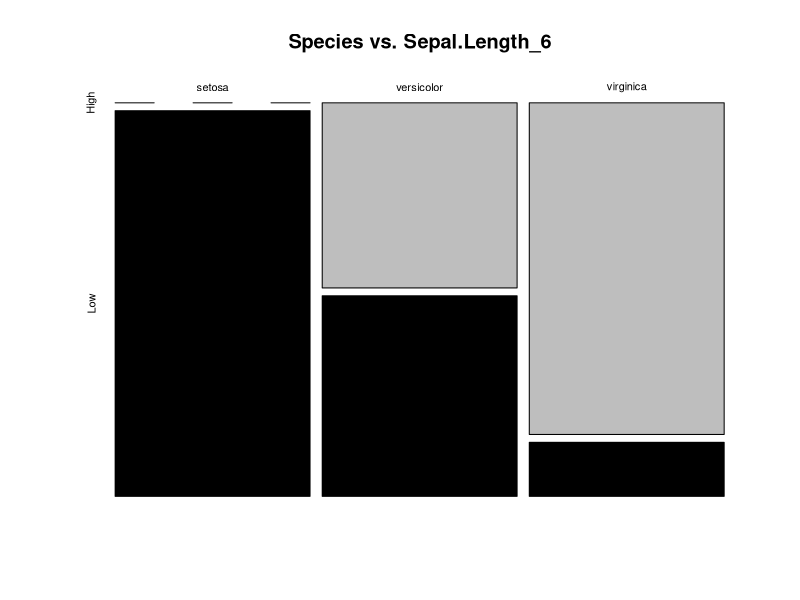
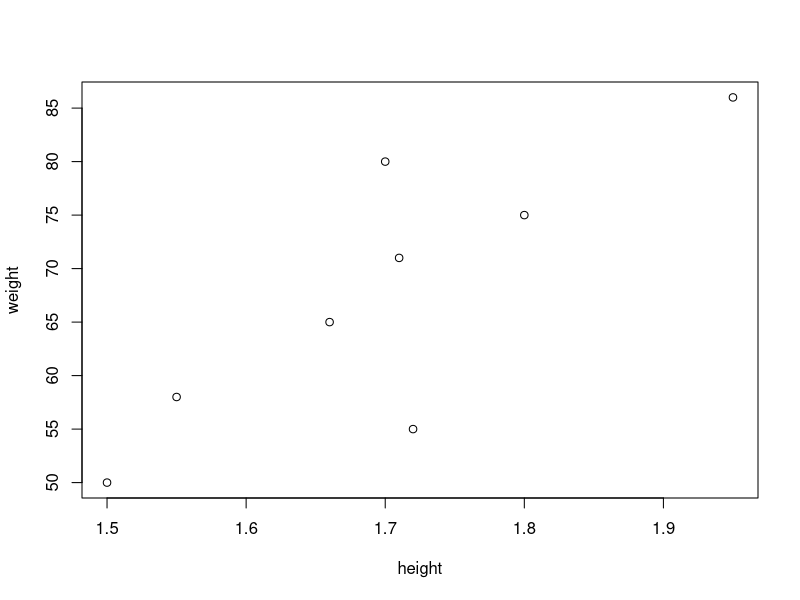

Here is the R script that generated these plots, in order: (Note: this script raises an error after producing the figures.)
rm(list=ls())
# 두 변수 자료의 요약
## 두 범주형 자료의 요약: 분할표

mtcars
iris

data <- iris
head(data)

data$Sepal.Length < 6

#Sepal.Length_6이라는 이름의 범주형 변수
#Sepal.Length가 6이상이면 High, 6미만이면 Low를 가지는 범주형 변수 추가
data$Sepal.Length_6 <- 'High'
head(data)

data$Sepal.Length_6[data$Sepal.Length<6] <- 'Low'  
data$Sepal.Length_6

#iris 데이터의 각 변수에 어떤 값들이 있는지 확인
unique(data$Species)
unique(data$Sepal.Length_6)

table(data$Species) # 이전까지 배웠던 도수분포표 형태
tab <- table(data$Species, data$Sepal.Length_6)
tab
prop.table(tab)

# 모자이크 플롯
mosaicplot(tab, main='Species vs. Sepal.Length_6', color=c('grey','black'))


## 두 연속형 자료의 요약: 산점도
rm(list=ls())

height <- c(1.72, 1.80, 1.66, 1.95, 1.70, 1.50, 1.55, 1.71)
weight <- c(55, 75 ,65, 86, 80, 50, 58, 71)
plot(height, weight)

install.packages('mlbench')
library(mlbench)

head(Ozone)
cars
plot(cars$speed, cars$dist)

plot(Ozone$V8, Ozone$V9)

# x,y축의 레이블 추가
plot(Ozone$V8, Ozone$V9,
     xlab = 'temp at Sandburg', ylab = 'temp at El Monte')

# 타이틀 추가
plot(Ozone$V8, Ozone$V9,
     xlab = 'temp at Sandburg', ylab = 'temp at El Monte',
     main = 'Ozone')

# 점의 종류 변경
plot(Ozone$V8, Ozone$V9,
     xlab = 'temp at Sandburg', ylab = 'temp at El Monte',
     main = 'Ozone',
     pch = 25)

# 점의 크기 변경
plot(Ozone$V8, Ozone$V9,
     xlab = 'temp at Sandburg', ylab = 'temp at El Monte',
     main = 'Ozone',
     pch = 25, cex = 0.5)

# 점의 색상 변경
colors()
plot(Ozone$V8, Ozone$V9,
     xlab = 'temp at Sandburg', ylab = 'temp at El Monte',
     main = 'Ozone',
     pch = 25, col = 'violet')

# 좌표축의 범위
colors()
plot(Ozone$V8, Ozone$V9,
     xlab = 'temp at Sandburg', ylab = 'temp at El Monte',
     main = 'Ozone',
     pch = 25, col = 'violet',
     xlim = c(0, 100), ylim = c(0, 100))




plot(iris$Sepal.Length, iris$Sepal.Width)
plot(iris$Sepal.Length, iris$Petal.Width, main='ScatterPlot')
plot(iris$Petal.Length, iris$Petal.Width, pch=16)
plot(iris$Petal.Length, iris$Sepal.Width)

par(mfrow=c(2,2)) # 여러 그림을 한 페이지에 그리는 방법 
plot(iris$Sepal.Length, iris$Sepal.Width)
plot(iris$Sepal.Length, iris$Petal.Width)
plot(iris$Petal.Length, iris$Petal.Width)
plot(iris$Petal.Length, iris$Sepal.Width)

par(mfrow=c(1,1)) # 복구 

# 산점도 행렬
pairs(~Sepal.Length+Sepal.Width+Petal.Length+Petal.Width, data=iris)
pairs(~Sepal.Length+Sepal.Width+Petal.Length+Petal.Width, data=iris, pch=16)
pairs(~Sepal.Length+Sepal.Width+Petal.Length+Petal.Width, data=iris, pch=21,col=c(1,2,3))

pairs(~Sepal.Length+Sepal.Width+Petal.Length+Petal.Width, data=iris, 
      pch=21,col=c(1,2,3)[iris$Species])

pairs(~Sepal.Length+Sepal.Width+Petal.Length+Petal.Width, data=iris, 
      pch=c(16, 17, 18)[iris$Species],col=c(1,2,3)[iris$Species])



# 상관계수
cor(iris$Sepal.Length,iris$Petal.Width)

a <- iris$Sepal.Length-mean(iris$Sepal.Length)
Sxx <- sum(a*a);Sxx
b <- iris$Petal.Width-mean(iris$Petal.Width)
Syy <- sum(b*b);Syy
Sxy <- sum(a*b);Sxy
r <- Sxy/(sqrt(Sxx*Syy));r
plot(iris$Sepal.Length,iris$Petal.Width)

